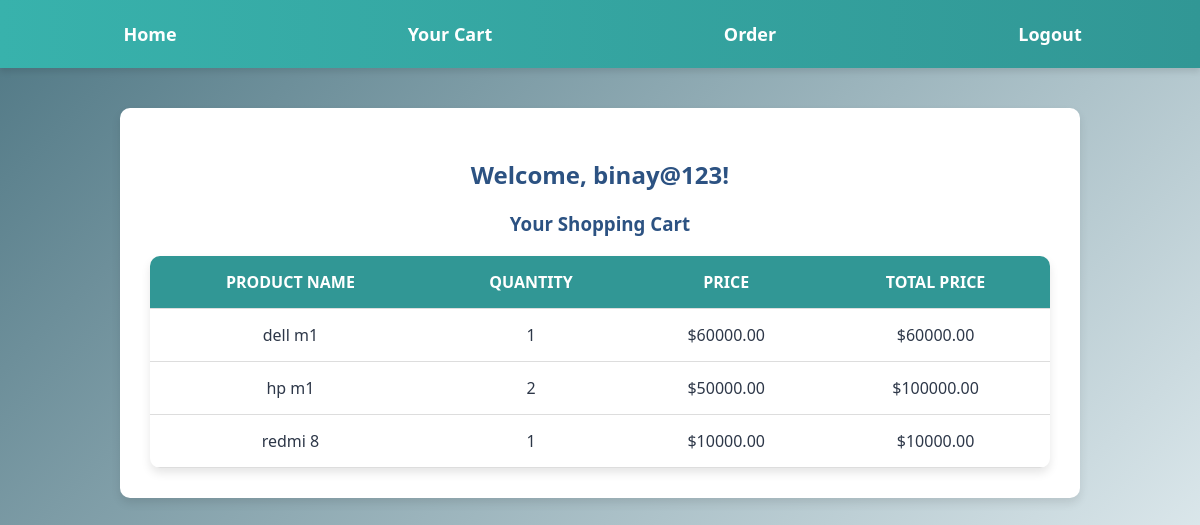
/order/cart-page/3/ (signed in), run on the app's committed database.
### my_order/models.py (models this page shows, shortened)
class Cart(models.Model):
    user = models.ForeignKey(User, on_delete=models.CASCADE)
    product = models.ForeignKey(Product, on_delete=models.CASCADE)
    quantity = models.PositiveIntegerField(default=1)

### my_shop/models.py (models this page shows, shortened)
class Product(models.Model):
    name = models.CharField(max_length=100)
    description = models.TextField()
    price = models.DecimalField(max_digits=10, decimal_places=2)
    image = models.ImageField(upload_to='products/')
    category = models.ForeignKey(Category, on_delete=models.CASCADE)

### my_order/views.py (the view)
# urls.py: path('cart-page/<int:user_id>/', views.cart_page, name="cart_page"),
@login_required(login_url='/account/signin/')
def cart_page(request, user_id):
    user = User.objects.get(id=user_id)
    cart_items = Cart.objects.filter(user_id=user_id)
    for item in cart_items:
        item.total_price = item.product.price * item.quantity
    return render(request, "cart_page.html", {
        'user': user,
        'cart_items': cart_items
    })

### my_order/templates/cart_page.html (shortened to what this page needs)
<!DOCTYPE html>
<html lang="en">
<head>
</head>
<body>
    {% include 'includes/navbar.html' %}
    <div class="container">
        <h2>Welcome, {{ user.username }}!</h2>
        <h3>Your Shopping Cart</h3>
        {% if cart_items %}
            <table>
                <thead>
                    <tr>
                        <th>Product Name</th>
                        <th>Quantity</th>
                        <th>Price</th>
                        <th>Total Price</th>
                    </tr>
                </thead>
                <tbody>
                    {% for item in cart_items %}
                        <tr>
                            <td data-label="Product">{{ item.product.name }}</td>
                            <td data-label="Quantity">{{ item.quantity }}</td>
                            <td data-label="Price">${{ item.product.price|floatformat:2 }}</td>
                            <td data-label="Total">${{ item.total_price }}</td>
                        </tr>
                    {% endfor %}
                </tbody>
            </table>
        {% else %}
            <p>Your cart is empty.</p>
        {% endif %}
    </div>
</body>
</html>

### my_order/templates/cart_page.html (style rules this page uses)
body { margin: 0; font-family: 'Segoe UI', Tahoma, Geneva, Verdana, sans-serif; background: linear-gradient(135deg, #4f7784, #dbe7eb); color: #2d3748; padding: 0px; }
.container { max-width: 900px; margin: 40px auto; background: white; padding: 30px; border-radius: 10px; box-shadow: 0 5px 10px rgba(0, 0, 0, 0.1); text-align: center; }
h2, h3 { color: #2c5282; }
table { width: 100%; border-collapse: collapse; margin-top: 20px; background: white; border-radius: 10px; overflow: hidden; box-shadow: 0 5px 10px rgba(0, 0, 0, 0.1); }
th, td { padding: 15px; text-align: center; border-bottom: 1px solid #ddd; }
th { background-color: #319795; color: white; text-transform: uppercase; }

### data on the page
Cart: product.name "dell m1", quantity "1", product.price "60000.00", total_price "60000.00"
Cart: product.name "hp m1", quantity "2", product.price "50000.00", total_price "100000.00"
Cart: product.name "redmi 8", quantity "1", product.price "10000.00", total_price "10000.00"

### other printed values
{{ user.username }} "binay@123"
